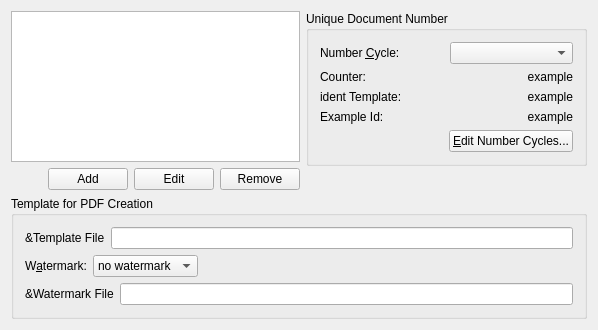
<?xml version="1.0" encoding="UTF-8"?>
<ui version="4.0">
 <class>DocTypeEditBase</class>
 <widget class="QWidget" name="DocTypeEditBase">
  <property name="geometry">
   <rect>
    <x>0</x>
    <y>0</y>
    <width>598</width>
    <height>330</height>
   </rect>
  </property>
  <layout class="QGridLayout" name="gridLayout_2">
   <item row="0" column="0" rowspan="2">
    <layout class="QVBoxLayout">
     <property name="margin">
      <number>0</number>
     </property>
     <item>
      <widget class="QListWidget" name="mTypeListBox"/>
     </item>
     <item>
      <layout class="QHBoxLayout">
       <item>
        <spacer name="spacer2">
         <property name="orientation">
          <enum>Qt::Horizontal</enum>
         </property>
         <property name="sizeType">
          <enum>QSizePolicy::Expanding</enum>
         </property>
         <property name="sizeHint" stdset="0">
          <size>
           <width>37</width>
           <height>20</height>
          </size>
         </property>
        </spacer>
       </item>
       <item>
        <widget class="QPushButton" name="mPbAdd">
         <property name="toolTip">
          <string>Click to add a new document type to the list.</string>
         </property>
         <property name="text">
          <string>Add</string>
         </property>
        </widget>
       </item>
       <item>
        <widget class="QPushButton" name="mPbEdit">
         <property name="toolTip">
          <string>click to edit the selected document type name</string>
         </property>
         <property name="text">
          <string>Edit</string>
         </property>
        </widget>
       </item>
       <item>
        <widget class="QPushButton" name="mPbRemove">
         <property name="toolTip">
          <string>click to remove the current document type</string>
         </property>
         <property name="text">
          <string>Remove</string>
         </property>
        </widget>
       </item>
      </layout>
     </item>
    </layout>
   </item>
   <item row="0" column="1">
    <widget class="QGroupBox" name="groupBox2">
     <property name="title">
      <string>Unique Document Number</string>
     </property>
     <layout class="QGridLayout">
      <item row="0" column="0">
       <layout class="QHBoxLayout">
        <item>
         <widget class="QLabel" name="textLabel1_2">
          <property name="text">
           <string>Number &amp;Cycle:</string>
          </property>
          <property name="wordWrap">
           <bool>false</bool>
          </property>
          <property name="buddy">
           <cstring>mNumberCycleCombo</cstring>
          </property>
         </widget>
        </item>
        <item>
         <widget class="QComboBox" name="mNumberCycleCombo"/>
        </item>
       </layout>
      </item>
      <item row="1" column="0">
       <layout class="QGridLayout">
        <item row="0" column="1">
         <widget class="QLabel" name="mCounter">
          <property name="text">
           <string>example</string>
          </property>
          <property name="alignment">
           <set>Qt::AlignRight|Qt::AlignTrailing|Qt::AlignVCenter</set>
          </property>
          <property name="wordWrap">
           <bool>false</bool>
          </property>
         </widget>
        </item>
        <item row="1" column="0">
         <widget class="QLabel" name="textLabel1_2_2">
          <property name="text">
           <string>ident Template:</string>
          </property>
          <property name="wordWrap">
           <bool>false</bool>
          </property>
         </widget>
        </item>
        <item row="2" column="0">
         <widget class="QLabel" name="textLabel1_2_3_2">
          <property name="text">
           <string>Example Id:</string>
          </property>
          <property name="wordWrap">
           <bool>false</bool>
          </property>
         </widget>
        </item>
        <item row="2" column="1">
         <widget class="QLabel" name="mExampleId">
          <property name="text">
           <string>example</string>
          </property>
          <property name="alignment">
           <set>Qt::AlignRight|Qt::AlignTrailing|Qt::AlignVCenter</set>
          </property>
          <property name="wordWrap">
           <bool>false</bool>
          </property>
         </widget>
        </item>
        <item row="1" column="1">
         <widget class="QLabel" name="mIdent">
          <property name="text">
           <string>example</string>
          </property>
          <property name="alignment">
           <set>Qt::AlignRight|Qt::AlignTrailing|Qt::AlignVCenter</set>
          </property>
          <property name="wordWrap">
           <bool>false</bool>
          </property>
         </widget>
        </item>
        <item row="0" column="0">
         <widget class="QLabel" name="textLabel1_2_3">
          <property name="text">
           <string>Counter:</string>
          </property>
          <property name="wordWrap">
           <bool>false</bool>
          </property>
         </widget>
        </item>
       </layout>
      </item>
      <item row="2" column="0">
       <layout class="QHBoxLayout">
        <item>
         <spacer name="spacer3_2">
          <property name="orientation">
           <enum>Qt::Horizontal</enum>
          </property>
          <property name="sizeType">
           <enum>QSizePolicy::Expanding</enum>
          </property>
          <property name="sizeHint" stdset="0">
           <size>
            <width>71</width>
            <height>20</height>
           </size>
          </property>
         </spacer>
        </item>
        <item>
         <widget class="QPushButton" name="mPbEditCycles">
          <property name="text">
           <string>&amp;Edit Number Cycles...</string>
          </property>
         </widget>
        </item>
       </layout>
      </item>
     </layout>
    </widget>
   </item>
   <item row="1" column="1">
    <spacer name="spacer3">
     <property name="orientation">
      <enum>Qt::Vertical</enum>
     </property>
     <property name="sizeType">
      <enum>QSizePolicy::Expanding</enum>
     </property>
     <property name="sizeHint" stdset="0">
      <size>
       <width>20</width>
       <height>54</height>
      </size>
     </property>
    </spacer>
   </item>
   <item row="2" column="0" colspan="2">
    <widget class="QGroupBox" name="groupBox2_2">
     <property name="title">
      <string>Template for PDF Creation</string>
     </property>
     <layout class="QGridLayout" name="gridLayout">
      <item row="0" column="0" colspan="3">
       <layout class="QHBoxLayout" name="horizontalLayout">
        <item>
         <widget class="QLabel" name="textLabel1">
          <property name="text">
           <string>&amp;Template File</string>
          </property>
          <property name="wordWrap">
           <bool>false</bool>
          </property>
         </widget>
        </item>
        <item>
         <widget class="QLineEdit" name="mTemplateUrl"/>
        </item>
       </layout>
      </item>
      <item row="1" column="0">
       <widget class="QLabel" name="textLabel2">
        <property name="text">
         <string>W&amp;atermark:</string>
        </property>
        <property name="wordWrap">
         <bool>false</bool>
        </property>
        <property name="buddy">
         <cstring>mWatermarkCombo</cstring>
        </property>
       </widget>
      </item>
      <item row="1" column="1">
       <widget class="QComboBox" name="mWatermarkCombo">
        <item>
         <property name="text">
          <string>no watermark</string>
         </property>
        </item>
        <item>
         <property name="text">
          <string>on first page</string>
         </property>
        </item>
        <item>
         <property name="text">
          <string>on all pages</string>
         </property>
        </item>
       </widget>
      </item>
      <item row="1" column="2">
       <spacer name="horizontalSpacer">
        <property name="orientation">
         <enum>Qt::Horizontal</enum>
        </property>
        <property name="sizeHint" stdset="0">
         <size>
          <width>353</width>
          <height>20</height>
         </size>
        </property>
       </spacer>
      </item>
      <item row="2" column="0" colspan="3">
       <layout class="QHBoxLayout" name="horizontalLayout_2">
        <item>
         <widget class="QLabel" name="textLabel1_3">
          <property name="text">
           <string>&amp;Watermark File</string>
          </property>
          <property name="wordWrap">
           <bool>false</bool>
          </property>
         </widget>
        </item>
        <item>
         <widget class="QLineEdit" name="mWatermarkUrl"/>
        </item>
       </layout>
      </item>
     </layout>
    </widget>
   </item>
  </layout>
 </widget>
 <layoutdefault spacing="6" margin="11"/>
 <resources/>
 <connections/>
</ui>
